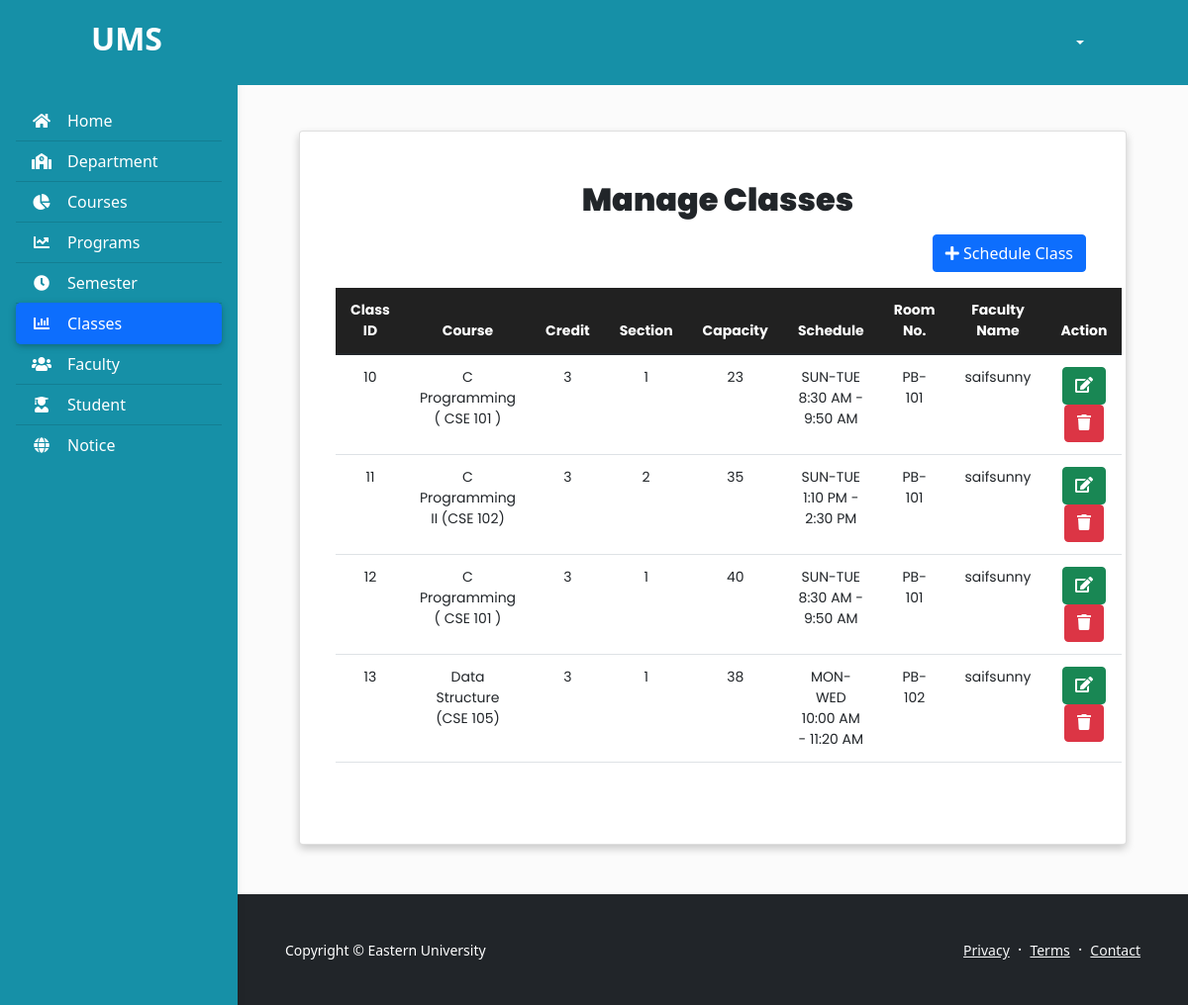
Screenshot of /class.php with the database file from the repository.
### tables this page shows
CREATE TABLE `class` (
  `class_id` int(11) NOT NULL,
  `course_id` int(11) NOT NULL,
  `course_name` varchar(50) NOT NULL,
  `course_code` varchar(50) NOT NULL,
  `credit` int(11) NOT NULL,
  `prog_id` int(11) NOT NULL,
  `prog_name` varchar(50) NOT NULL,
  `dep_id` int(11) NOT NULL,
  `dep_code` varchar(50) NOT NULL,
  `section` int(11) NOT NULL,
  `schedule` varchar(50) NOT NULL,
  `room` varchar(50) NOT NULL,
  `capacity` int(11) NOT NULL,
  `faculty_id` int(11) NOT NULL,
  `faculty_name` varchar(50) NOT NULL,
  `sem_id` int(11) NOT NULL,
  `sem_code` varchar(50) NOT NULL
);

### class.php (the view, shortened to what this page needs)
<?php
include_once("./database/config.php");
$username = $_SESSION['username'];
?>
<!DOCTYPE html>
<html lang="en">
<head>
    <link href="https://cdn.jsdelivr.net/npm/bootstrap@5.1.3/dist/css/bootstrap.min.css" rel="stylesheet"
>
    <link rel="stylesheet" href="https://pro.fontawesome.com/releases/v5.10.0/css/all.css"
 />
    <link rel="stylesheet" type="text/css" href="./includes/nav.css">
    <link rel="stylesheet" type="text/css" href="./includes/table.css">
</head>
<body>
    <header>
        <nav id="sidebarMenu" class="collapse d-lg-block sidebar collapse" style="background:#1690A7; margin-top:20px">
            <div class="position-sticky">
                <div class="list-group list-group-flush mx-3 mt-4">
                    <a href="admin_dash.php" class="list-group-item list-group-item-action py-2 "
                        style="background:#1690A7; Color:white;"aria-current="true" style="Color:white;">
                        <i class="fas fa-home fa-fw me-3"></i><span>Home</span></a>
                    <a href="department.php" class="list-group-item list-group-item-action py-2 "
                        style="background:#1690A7; Color:white;">
                        <i class="fas fa-school fa-fw me-3"></i><span>Department</span></a>
                    <a href="course.php" class="list-group-item list-group-item-action py-2 "
                        style="background:#1690A7; Color:white;"><i
                            class="fas fa-chart-pie fa-fw me-3"></i><span>Courses</span></a>
                    <a href="program.php" class="list-group-item list-group-item-action py-2 "
                        style="background:#1690A7; Color:white;"><i
                            class="fas fa-chart-line fa-fw me-3"></i><span>Programs</span></a>
                    <a href="semester.php" class="list-group-item list-group-item-action py-2 "
                        style="background:#1690A7; Color:white;">
                        <i class="fas fa-clock fa-fw me-3"></i><span>Semester</span></a>
                    <a href="class.php" class="list-group-item list-group-item-action py-2 bg-primary active"
                        style="background:#1690A7; Color:white;"><i
                            class="fas fa-chart-bar fa-fw me-3"></i><span>Classes</span></a>
                    <a href="faculty.php" class="list-group-item list-group-item-action py-2 "
                        style="background:#1690A7; Color:white;"><i
                            class="fas fa-users fa-fw me-3"></i><span>Faculty</span></a>
                    <a href="student.php" class="list-group-item list-group-item-action py-2 "
                        style="background:#1690A7; Color:white;"><i
                            class="fas fa-user-graduate fa-fw me-3"></i><span>Student</span></a>
                    <a href="notice.php" class="list-group-item list-group-item-action py-2 "
                        style="background:#1690A7; Color:white;"><i
                            class="fas fa-globe fa-fw me-3"></i><span>Notice</span></a>
                </div>
            </div>
        </nav>
        <nav id="main-navbar" class="navbar navbar-expand-lg navbar-light fixed-top"
            style="background:#1690A7; padding:15px 80px">
            <div class="container-fluid">
                <a class="navbar-brand" href="admin_dash.php">
                    <h2 style="color:white; font-weight:600;">UMS</h2>
                </a>
                <div class="dropdown">
                    <a class="btn dropdown-toggle" href="#" style="color:white; font-weight:500" role="button"
                        id="dropdownMenuLink" data-bs-toggle="dropdown" aria-expanded="false">
                        <span style="padding-left:10px"><?php echo $username?></span>
                    </a>
                </div>
            </div>
        </nav>
    </header>
    <main style="margin-top: 58px;">
        <div class="container pt-4" style="padding-left:50px; padding-right:50px;">
            <div style="padding: 50px 0;">
                <div class="container">
                    <div class="row">
                            <div class="col-md-12">
                                <div class="card mx-auto" style="text-align:center;padding:50px 20px;box-shadow: 0 4px 8px 0 rgba(0, 0, 0, 0.2); ">
                                    <div class="card-title">
                                        <h2 style="padding-left:10px; font-weight:1000">Manage Classes</h2>
                                    </div>
                                    <div class="d-flex justify-content-end" style="padding-right:20px;">
                                    <a href="class_add.php" class="btn btn-primary"><i class="fa fa-plus"></i> Schedule Class</a>
                                    </div>
                                    <div class="card-body" id="card-body">
                                        <table class="table">
                                            <thead>
                                                <th>Class ID</th>
                                                <th>Course</th>
                                                <th>Credit</th>
                                                <th>Section</th>
                                                <th>Capacity</th>
                                                <th>Schedule</th>
                                                <th>Room No.</th>
                                                <th>Faculty Name</th>
                                                <th>Action</th>
                                            </thead>
                                            <tbody >
                                            <?php
                                            $sql = "SELECT * FROM class";
                                            $result = mysqli_query($conn, $sql);
                                            if($result){
                                                while($row=mysqli_fetch_assoc($result)){
                                                    $class_id=$row['class_id'];
                                                    $course_code=$row['course_code'];
                                                    $course_name=$row['course_name'];
                                                    $credit=$row['credit'];
                                                    $section=$row['section'];
                                                    $capacity=$row['capacity'];
                                                    $schedule=$row['schedule'];
                                                    $room=$row['room'];
                                                    $faculty_name=$row['faculty_name'];
                                                    echo '<tr>
                                                    <td>'.$class_id.'</td>
                                                    <td>'.$course_name.' ('.$course_code.')</td>
                                                    <td>'.$credit.'</td>
                                                    <td>'.$section.'</td>
                                                    <td>'.$capacity.'</td>
                                                    <td>'.$schedule.'</td>
                                                    <td>'.$room.'</td>
                                                    <td>'.$faculty_name.'</td>
                                                    <td>
                                                    <a href="class_update.php?class_id='.$class_id.'" class="btn btn-success"><i class="fa fa-edit"></i></a>
                                                    <a href="class_delete.php?class_id='.$class_id.'" class="btn btn-danger"><i class="fa fa-trash"></i></a>
                                                    </td>
                                                    </tr>';
                                                }
                                            }
                                        ?>
                                            </tbody>
                                        </table>
                                    </div>
                                </div>
                            </div>
                    </div>
                </div>
            </div>
        </div>
        <?php include_once("./templates/footer.php");?>
    </main>
</body>
</html>

### includes/nav.css (style rules this page uses)
body { background-color: #fbfbfb; }
@media (min-width: 991.98px) { main { padding-left: 240px; } }
.sidebar { position: fixed; top: 0; bottom: 0; left: 0; padding: 58px 0 0; box-shadow: 0 2px 5px 0 rgb(0 0 0 / 5%), 0 2px 10px 0 rgb(0 0 0 / 5%); width: 240px; z-index: 600; }
.sidebar .active { border-radius: 5px; box-shadow: 0 2px 5px 0 rgb(0 0 0 / 16%), 0 2px 10px 0 rgb(0 0 0 / 12%); }

### includes/table.css (style rules this page uses)
* { box-sizing: border-box; margin:0; padding:0; }
.table { width: 100%; border-collapse: collapse; }
.table td,.table th { font-family: 'poppins'; padding:12px 15px; text-align: center; font-size:14px; }
.table th { background-color: #212121; color:#ffffff; }
.card-title { font-family: 'poppins'; display: flex; align-items: center; justify-content: center; }

### rows the page displays
class: class_id "10", course_name "C Programming", course_code "CSE 101", credit "3", section "1", capacity "23", schedule "SUN-TUE 8:30 AM - 9:50 AM", room "PB-101", faculty_name "saifsunny"
class: class_id "11", course_name "C Programming II", course_code "CSE 102", credit "3", section "2", capacity "35", schedule "SUN-TUE 1:10 PM - 2:30 PM", room "PB-101", faculty_name "saifsunny"
class: class_id "12", course_name "C Programming", course_code "CSE 101", credit "3", section "1", capacity "40", schedule "SUN-TUE 8:30 AM - 9:50 AM", room "PB-101", faculty_name "saifsunny"
class: class_id "13", course_name "Data Structure", course_code "CSE 105", credit "3", section "1", capacity "38", schedule "MON-WED 10:00 AM - 11:20 AM", room "PB-102", faculty_name "saifsunny"
